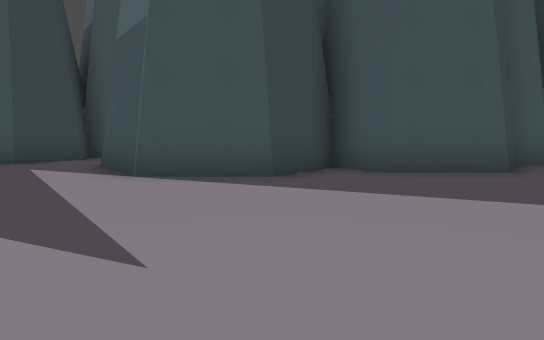
View 1 (above)

24 first-person views from a walk through a 3-D level made in the Godot game engine. The camera is 1.3 m above the floor, tilts 6° down and sees 75° across. The floor is counted in squares, 2 m on a side. Each view is taken from the middle of a square. On the plan, view 1 faces up. The plan holds only what a view shows up to about 10 squares ahead; the rest is blank. The place goes on beyond the plan. Characters and animated objects are not drawn. Surface patterns are stand-ins for the level's own textures.

View 2
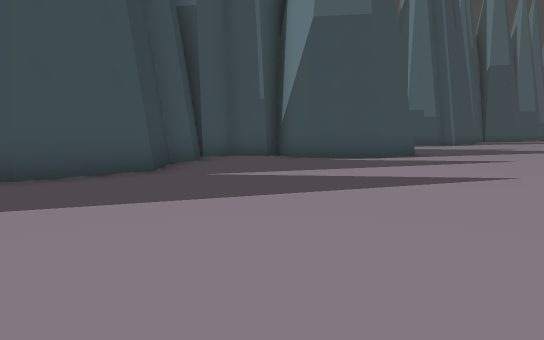

View 3
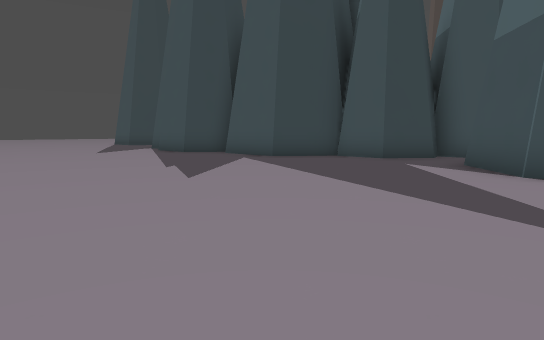

View 4
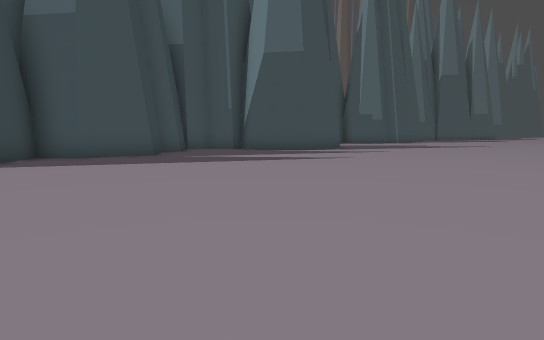

View 5
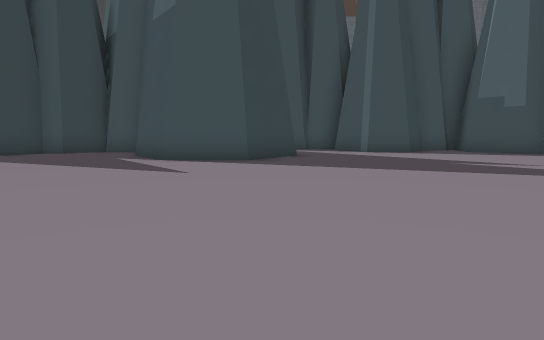

View 6
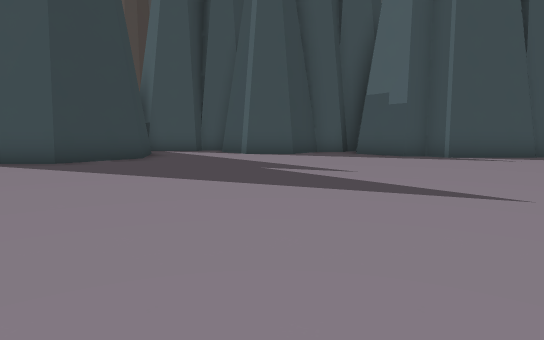

View 7
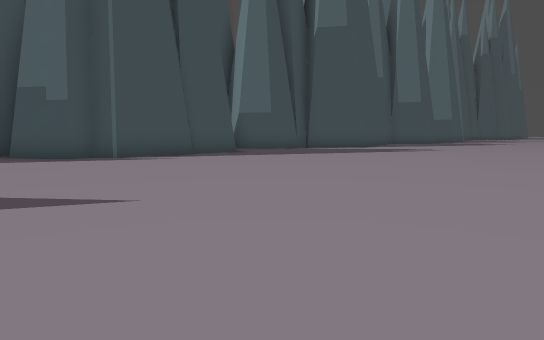

View 8
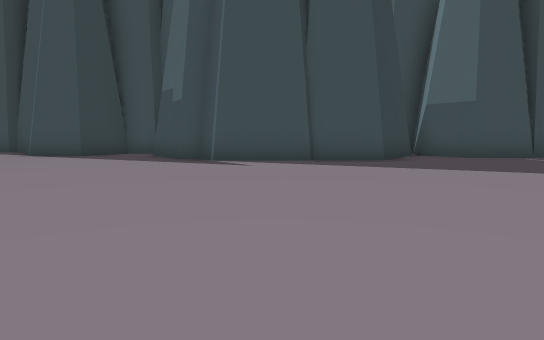

View 9
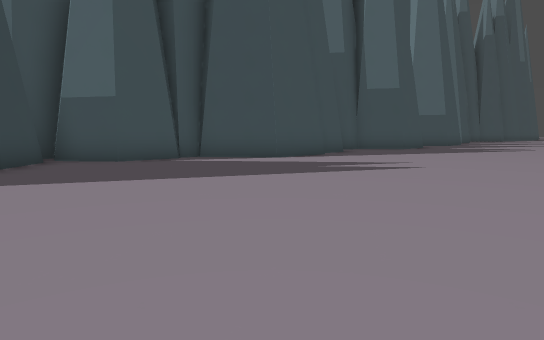

View 10
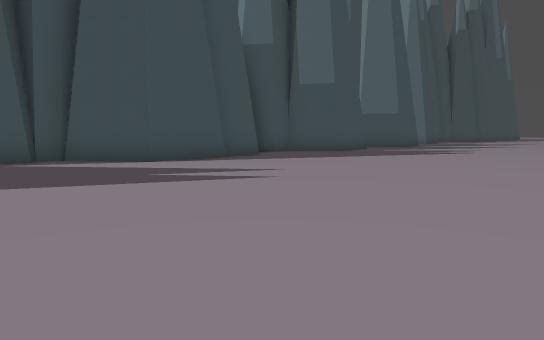

View 11
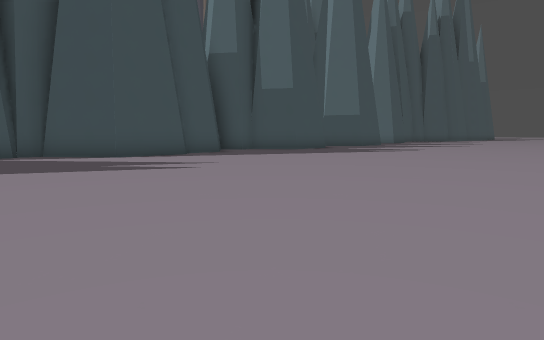

View 12
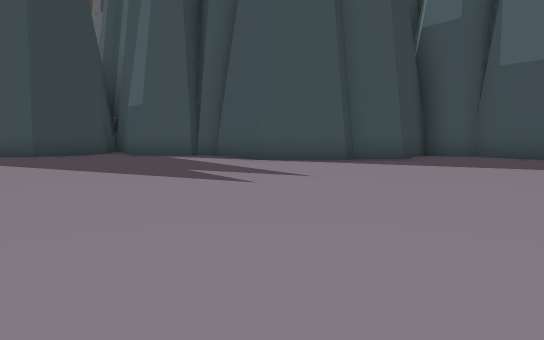

View 13
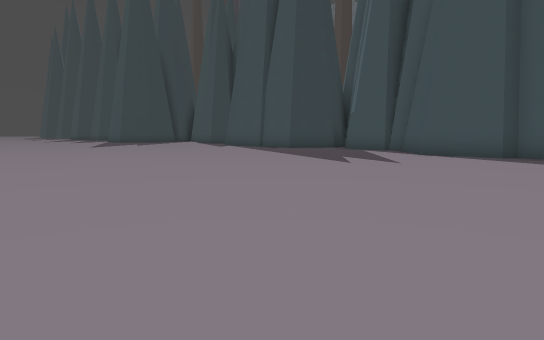

View 14
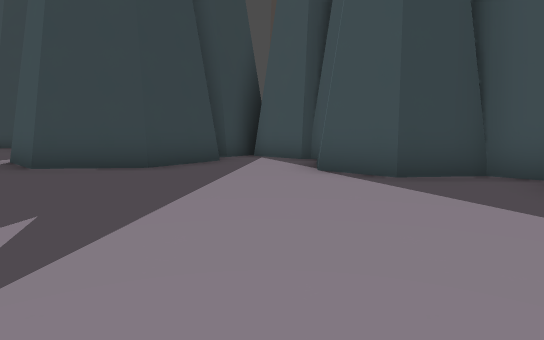

View 15
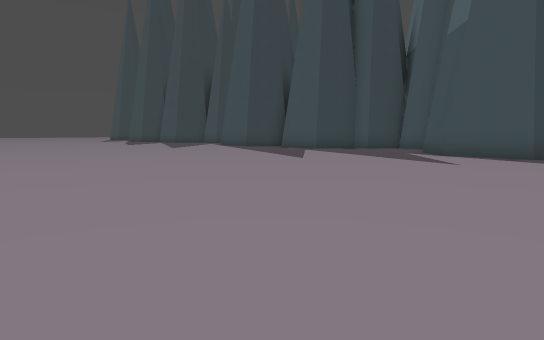

View 16
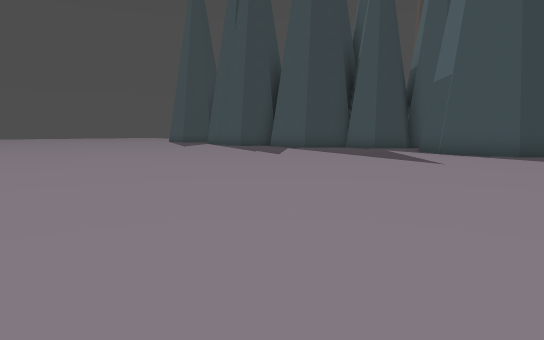

View 17
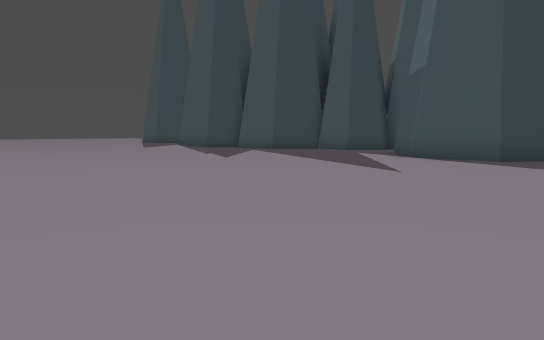

View 18
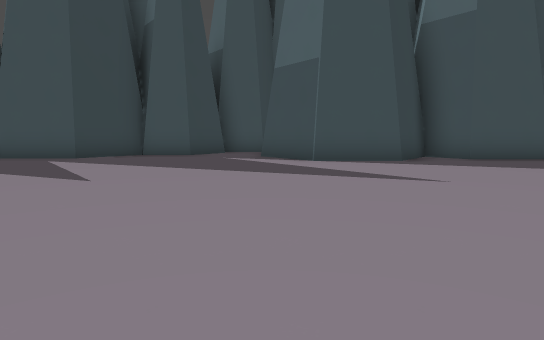

View 19
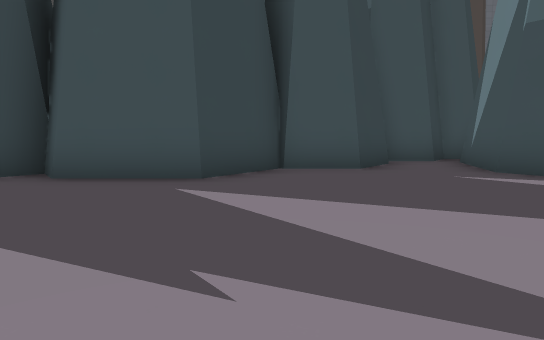

View 20
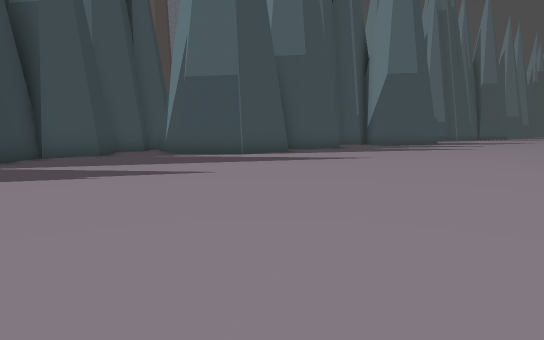

View 21
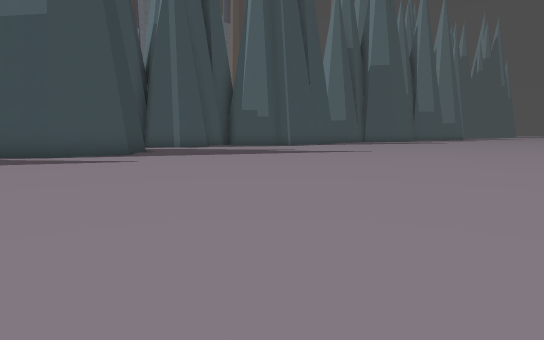

View 22
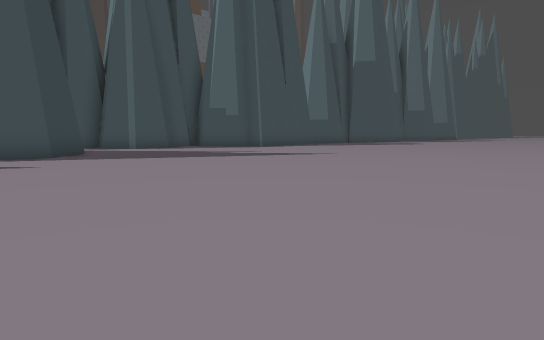

View 23
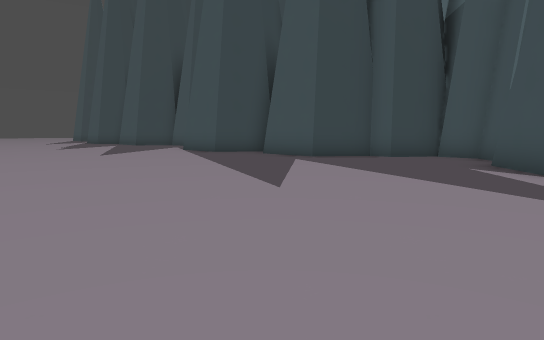

View 24
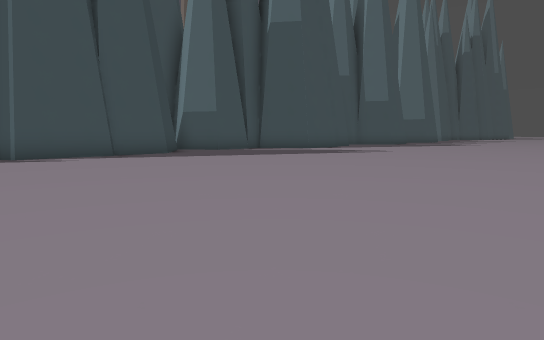

### Floor plan
Points are (right, up) in squares from view 1. A wall is a line through its corners. A room is listed if a view was taken in it or the views show most of it. See-through windows are left out.
Room 1 (views 1, 2, 3, 4, 5, 6, 7, 8, 9, 10, 11, 12, 13, 14, 15, 16, 17, 18, 19, 20, 21, 22, 23, 24)
walls: (12.2, 8) (12.6, 6) (11.5, 4.5) (9.4, 4.5) (8.2, 6) (8.4, 6.9); (7.9, 7.4) (7.5, 8) (6.4, 8); (13.4, 9.8) (11.5, 9.8); (11.2, 9.5) (11.4, 8.9) (11.1, 8.6); (18.2, 9.2) (17.5, 9.2) (16.6, 8) (15.3, 8) (14.4, 9.1); (6.5, 8.3) (5.6, 7.2) (5, 7.2) (3.9, 5.8) (1.9, 5.8) (1.2, 6.8) (0, 5.3) (-2, 5.3) (-3.2, 6.8) (-2.8, 8.8); (25.9, 8.1) (24.6, 6.4) (20.6, 6.4) (20.2, 6.9) (19.6, 6.9) (18.6, 8.1); (-2, 9.8) (-2.8, 9.8) (-3.3, 9.2) (-4.8, 9.2) (-4.6, 8.5) (-5.4, 7.5) (-6.9, 7.5) (-8.1, 6.1) (-9.5, 6.1); (35.2, 7.1) (34.2, 5.8) (33, 5.8) (32.8, 5.6) (30.7, 5.6) (29.4, 7.2) (27.2, 7.2) (26.2, 8.4); (36.1, 6.6) (35.7, 7); (37.5, 5.4) (36.4, 6.9) (36, 6.9)
low walls: (36.6, 6.6) (36.1, 6.6)

Where each view was taken, in squares from view 1:
view 1: 0 up, 0 right, facing up
view 2: 0 up, 1 right, facing up-right
view 3: 1 down, 1 left, facing up-left
view 4: 4 down, 1 left, facing up-right
view 5: 4 down, 12 right, facing up
view 6: 3 down, 16 right, facing up
view 7: 3 down, 17 right, facing up-right
view 8: 2 down, 22 right, facing up
view 9: 1 down, 24 right, facing up-right
view 10: 2 down, 27 right, facing up-right
view 11: 4 down, 27 right, facing up-right
view 12: 3 down, 31 right, facing up
view 13: 5 down, 35 right, facing up-left
view 14: 3 up, 19 right, facing up-left
view 15: 6 down, 13 right, facing up-left
view 16: 6 down, 2 right, facing up-left
view 17: 4 down, 2 right, facing up-left
view 18: 3 down, 3 left, facing up
view 19: 1 up, 7 left, facing up
view 20: 3 down, 9 left, facing up-right
view 21: 6 down, 7 right, facing up-right
view 22: 6 down, 9 right, facing up-right
view 23: 2 down, 10 right, facing up-left
view 24: 4 down, 19 right, facing up-right
